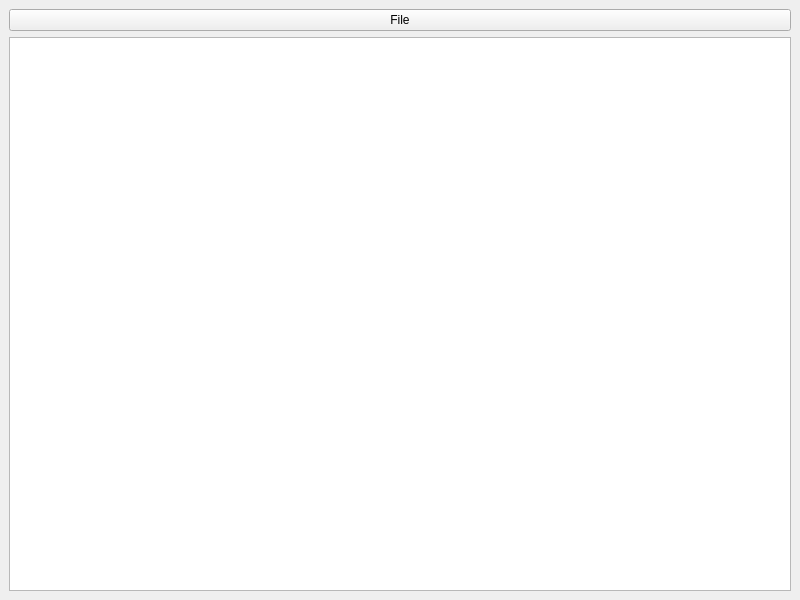
<?xml version="1.0" encoding="UTF-8"?>
<ui version="4.0">
 <class>MainWindow</class>
 <widget class="QMainWindow" name="MainWindow">
  <property name="geometry">
   <rect>
    <x>0</x>
    <y>0</y>
    <width>800</width>
    <height>600</height>
   </rect>
  </property>
  <property name="windowTitle">
   <string>MainWindow</string>
  </property>
  <widget class="QWidget" name="centralWidget">
   <layout class="QGridLayout" name="gridLayout">
    <item row="0" column="0">
     <widget class="QPushButton" name="addressFile">
      <property name="text">
       <string>File</string>
      </property>
     </widget>
    </item>
    <item row="1" column="0">
     <widget class="QTextEdit" name="addressBox"/>
    </item>
   </layout>
  </widget>
 </widget>
 <resources/>
 <connections/>
</ui>
